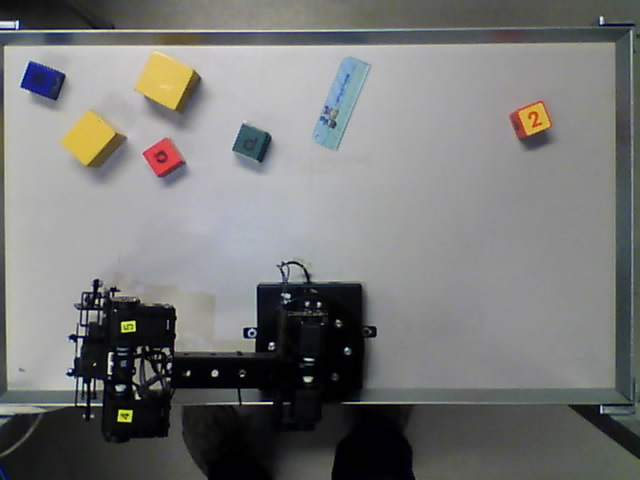
#> input picture nodes/image.jpg, 640 x 480 px
$ python -i vision.py   (imports and definitions only)   (older library calls are emulated)
#> lines starting #> are read from the running program, lines starting #| are printed output that depends on the picture; after the words box and inside, x2 and y2 are one past the last pixel; in counts of white or black regions, pixels touching at a corner belong together
#> further down, picture is the input picture: shape (480, 640, 3); mean B, G, R 119.1, 120, 119.6
import cv2
import argparse
import numpy as np
import app_constants
import uuid
import rospy

class Vision:
    debug = False

    def threshold_image(self, image, debug=False):
        """
        Thresholds the image within the desired range and
        then dilates with a 3x3 matrix
        such that small holes are filled. Afterwards the
        'blobs' are closed using a
        combination of dilate and erode
        """
        ret, th1 = cv2.threshold(image, 50, 255, cv2.THRESH_BINARY)
        resdi = cv2.dilate(th1, np.ones((3, 3), np.uint8))
        closing = cv2.morphologyEx(
            resdi, cv2.MORPH_CLOSE, np.ones((5, 5), np.uint8))

        return closing

    def contours(self, image, debug=False):
        """
        Extract the contours of the image by first
        converting it to grayscale and
        then call findContours
        """
        imgray = cv2.cvtColor(image, cv2.COLOR_BGR2GRAY)
        im2, contours, hierarchy = cv2.findContours(
            imgray, cv2.RETR_TREE, cv2.CHAIN_APPROX_SIMPLE)
        return contours, hierarchy

    def get_bricks(self, contours, color):
        """
        For each contour in contours
            approximate the contours such that small variations are removed
            calulate the area of the contour
            if the area is within the desired range we append the box points
            to the bricks.
        """
        bricks = []
        centerBricks = []
        for cnt in contours:
            epsilon = 0.1 * cv2.arcLength(cnt, True)
            approx = cv2.approxPolyDP(cnt, epsilon, True)
            rect = cv2.minAreaRect(approx)
            area = cv2.contourArea(approx)
            box = cv2.boxPoints(rect)
            box = np.int0(box)
            lowerBoundry = 150
            if color == app_constants.white:
                lowerBoundry = 23

            if lowerBoundry < area < 2200:
                M = cv2.moments(cnt)
                cX = int(M["m10"]/M["m00"])
                cY = int(M["m01"]/M["m00"])
                bricks.append(box)
                centerBricks.append([color, (cX, cY)])
        return bricks, centerBricks

    def show_bricks(self, image, bricks, color):
        for b in bricks:
            cv2.drawContours(image, [b], 0, color, 2)

    def findVisionNodes(self, image):
        a = []
        # loop over the boundaries
        for (color, lower, upper) in app_constants.allBounderies:
            upperAsTuple = tuple(upper)
            # create NumPy arrays from the boundaries
            lower = np.array(lower, dtype="uint8")
            upper = np.array(upper, dtype="uint8")
            # find the colors within the specified boundaries and apply
            # the mask
            mask = cv2.inRange(image, lower, upper)
            output = cv2.bitwise_and(image, image, mask=mask)

            single_channel = self.threshold_image(output, self.debug)
            cont, hierarchy = self.contours(single_channel, self.debug)
            briks, centerBricks = self.get_bricks(cont, color)
            a.append(centerBricks)
            ab = np.hstack([image, output])
            # show the images
            if self.debug:
                cv2.imshow("images", ab)
                cv2.waitKey(0)
#> this loop made 4 passes
#> centerBricks on passes 1 to 2: [['white', (88, 386)], ['white', (142, 49)]], [['yellow', (127, 326)], ['yellow', (163, 78)]]
#> (briks, centerBricks) on pass 3: ([[[155, 175], [141, 151], [168, 136], [181, 159]]], [['red', (161, 155)]])
#> pass 1, in findVisionNodes, `mask = cv2.inRange(image, lower, upper)`:
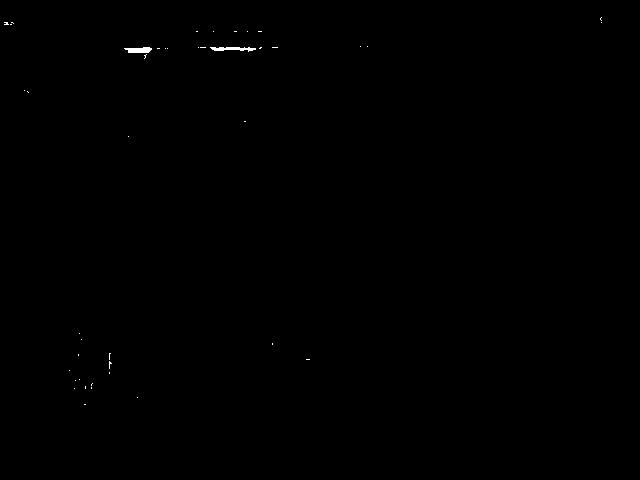
#> mask: shape (480, 640); 0.12% white; 43 white regions (41 under 20 px), largest, box (x1, y1, x2, y2) and area: (210, 47, 256, 52) 137, (124, 47, 152, 53) 128
#> pass 1, in threshold_image, `resdi = cv2.dilate(th1, np.ones((3, 3), np.uint8))`:
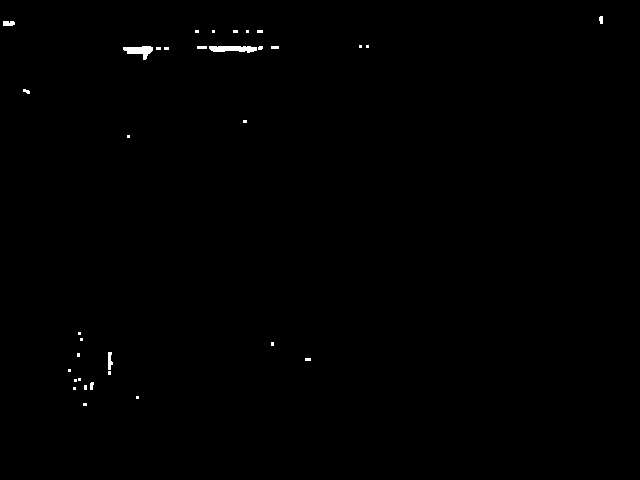
#> resdi: shape (480, 640, 3); 0.33% white; 34 white regions (25 under 20 px), largest, box (x1, y1, x2, y2) and area: (209, 46, 257, 53) 255, (123, 46, 153, 60) 225, (108, 352, 113, 370) 64
#> after the loop:
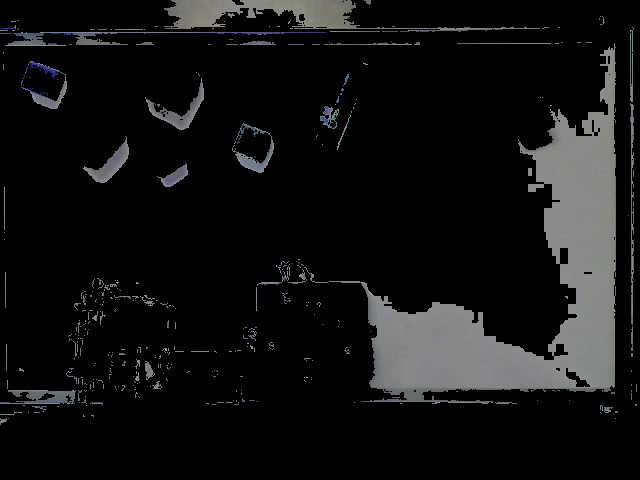
#> output: shape (480, 640, 3); mean B, G, R 18.1, 18, 17.8
#> after the loop:
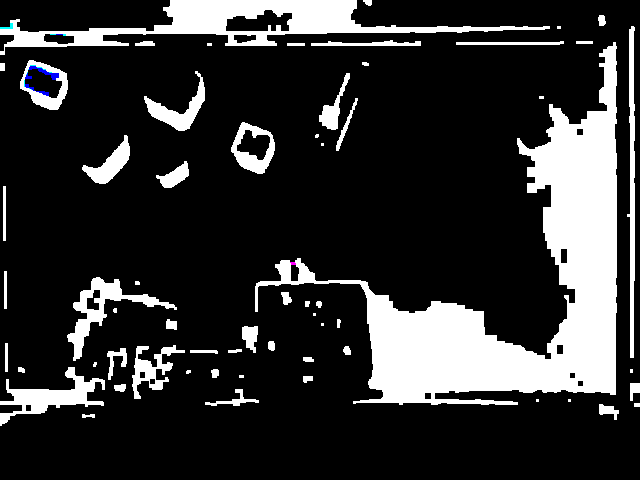
#> single_channel: shape (480, 640, 3); mean B, G, R 48.7, 48.5, 48.5
#> after the loop, a = 4 items
        # writes the resulting image to drive with a UUID()
        cv2.imwrite(
                'result_images/result_'+str(uuid.uuid4())+'.jpg', image)

        flat_list = []
        for sublist in a:
            for item in sublist:
                flat_list.append(item)
#> this loop made 4 passes
#> sublist on passes 1 to 3: [['white', (88, 386)], ['white', (142, 49)]], [['yellow', (127, 326)], ['yellow', (163, 78)]], [['red', (161, 155)]]
#> after the loop, flat_list = 16 items
        return flat_list

    """
    Initiates the program, and defaultly sets debug to false
    """

    def __init__(self, debug=False):
        self.debug = debug

>>> import cv2
>>> picture = cv2.imread('../image.jpg')
>>> result = Vision().findVisionNodes(picture)
#> result = 16 items

$ run again, on nodes/test_blocks.jpg
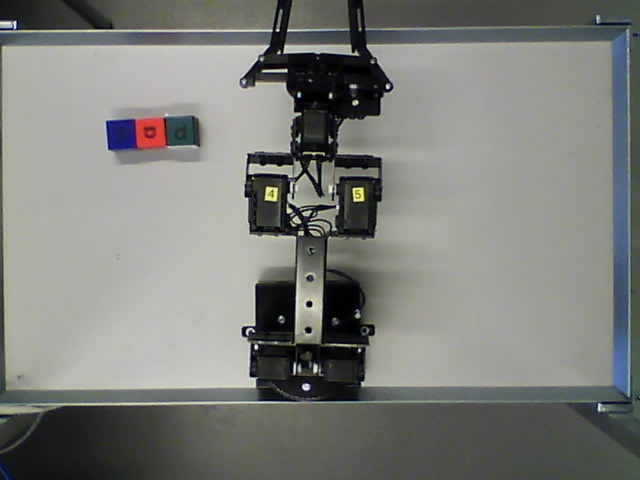
#> input picture nodes/test_blocks.jpg, 640 x 480 px
#> picture is the input picture: shape (480, 640, 3); mean B, G, R 122.3, 126.5, 125.3
#> the loop in findVisionNodes, `for (color, lower, upper) in app_constants.allBounderies:` made 4 passes
#> (briks, centerBricks) on pass 3: ([[[138, 147], [135, 119], [161, 116], [165, 145]]], [['red', (149, 132)]])
#> pass 1, in findVisionNodes, `mask = cv2.inRange(image, lower, upper)`:
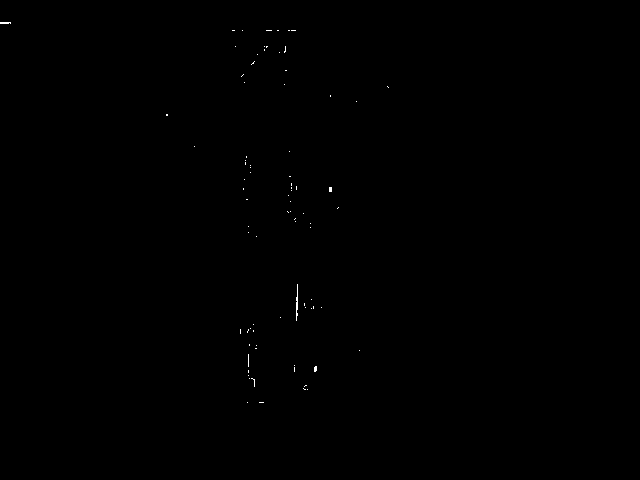
#> mask: shape (480, 640); 0.09% white in thin lines or dots, all inside (x1, y1, x2, y2) = (0, 22, 389, 403)
#> after the loop in findVisionNodes, `for (color, lower, upper) in app_constants.allBounderies:`:
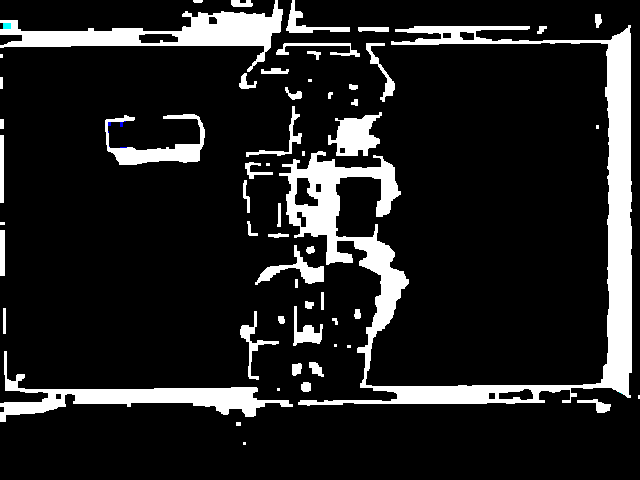
#> single_channel: shape (480, 640, 3); mean B, G, R 34.4, 34.4, 34.3
#> after the loop in findVisionNodes, `for (color, lower, upper) in app_constants.allBounderies:`: a = 4 items
#> the loop in findVisionNodes, `for sublist in a:` made 4 passes
#> sublist on passes 2 to 3: [], [['red', (149, 132)]]
#> after the loop in findVisionNodes, `for sublist in a:`: flat_list = 14 items
